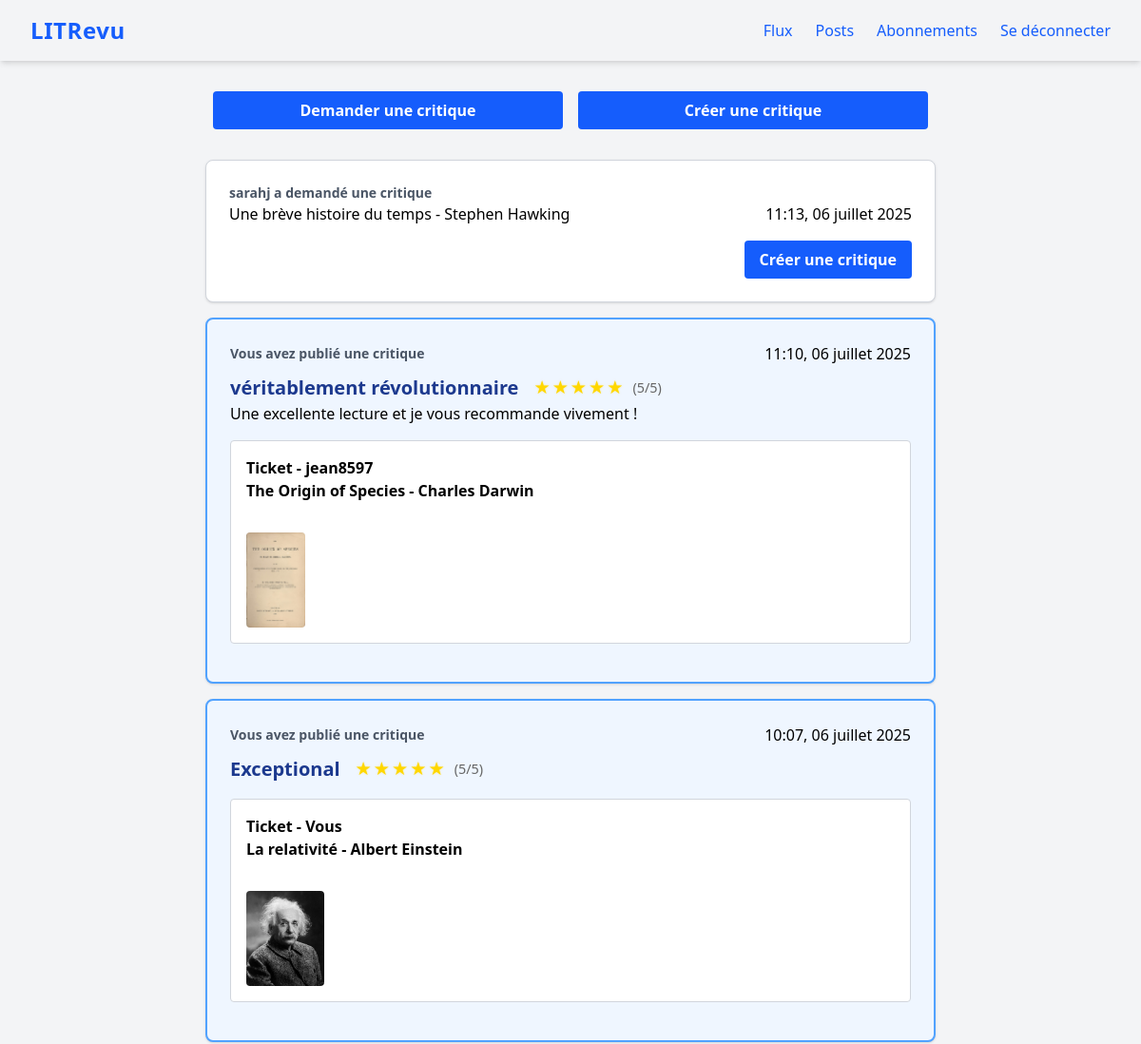
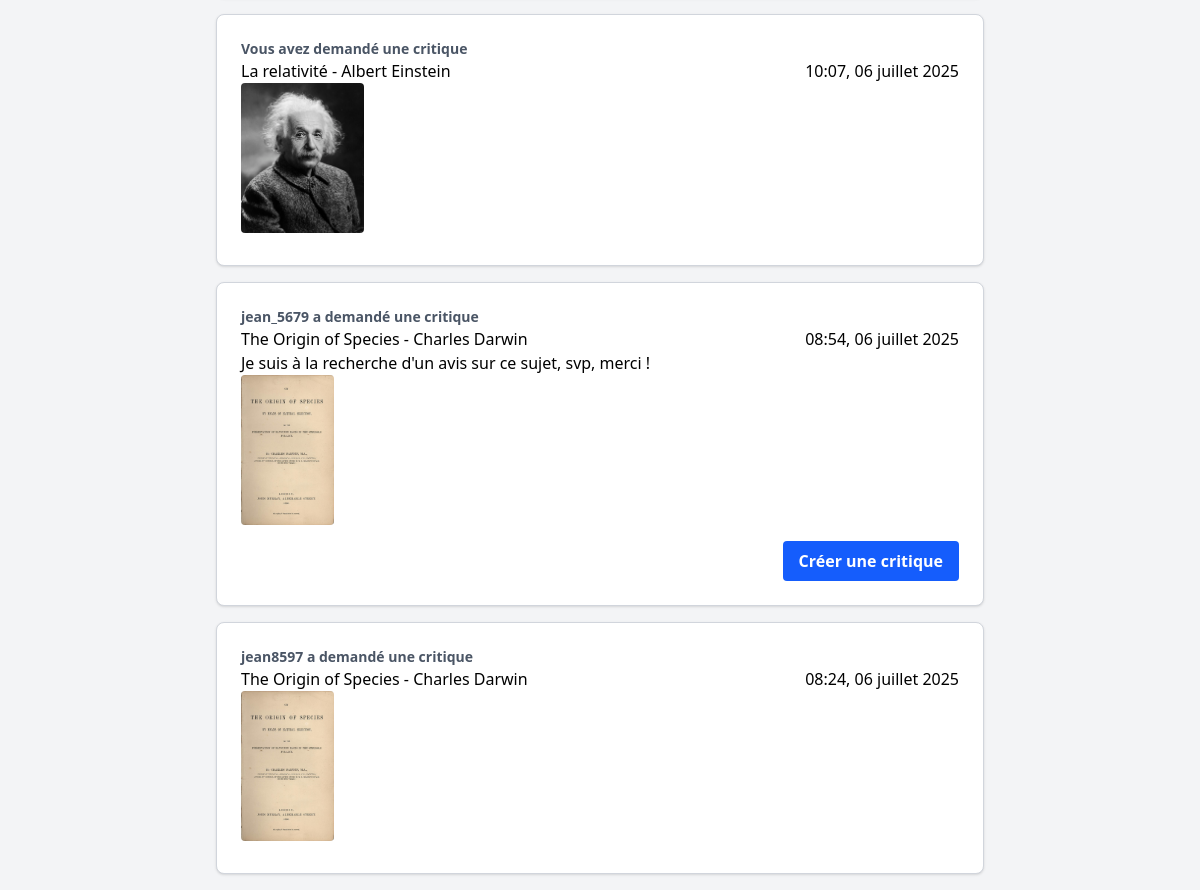
Page /flux/ (signed in) on the committed database (2 pictures, top to bottom).
### review/models.py (models this page shows, shortened)
class Ticket(models.Model):
    title = models.CharField(max_length=128)
    description = models.CharField(max_length=2048, blank=True)
    user = models.ForeignKey(
        to=settings.AUTH_USER_MODEL, on_delete=models.CASCADE)
    image = models.ImageField(blank=True, null=True)
    created = models.DateTimeField(default=timezone.now)

class Review(models.Model):
    ticket = models.ForeignKey(
        to=Ticket,
        related_name="reviews",
        on_delete=models.CASCADE
    )
    rating = models.IntegerField(
        validators=[MinValueValidator(0), MaxValueValidator(5)])
    headline = models.CharField(max_length=128)
    body = models.CharField(max_length=8192, blank=True)
    user = models.ForeignKey(
        to=settings.AUTH_USER_MODEL, on_delete=models.CASCADE)
    created = models.DateTimeField(auto_now_add=True)

### authentication/models.py (models this page shows)
class User(AbstractUser):
    follows = models.ManyToManyField(
        'self',
        symmetrical=False,
        verbose_name='suit'
    )

### review/views.py (the view)
# urls.py: path('flux/', review.views.flux, name='flux'),
@login_required
def flux(request):
    followed_users = models.UserFollows.objects.filter(
        user=request.user
    ).values_list('followed_user', flat=True)
    users_to_show = list(followed_users) + [request.user.id]
    reviews_for_tickets = models.Review.objects.filter(ticket=OuterRef('pk'))
    tickets = models.Ticket.objects.filter(
        user__id__in=users_to_show
    ).annotate(
        post_type=Value('ticket', output_field=CharField()),
        has_review=Exists(reviews_for_tickets)
    )
    reviews = models.Review.objects.filter(
        user__id__in=users_to_show
    ).annotate(
        post_type=Value('review', output_field=CharField())
    )
    user_tickets = models.Ticket.objects.filter(user=request.user)
    reviews_on_user_tickets = models.Review.objects.filter(
        ticket__in=user_tickets
    ).annotate(
        post_type=Value('review', output_field=CharField())
    )
    reviews = reviews | reviews_on_user_tickets
    flux = sorted(
        list(tickets) + list(reviews),
        key=lambda obj: obj.created,
        reverse=True
    )
    return render(request, 'review/flux.html', context={'flux': flux}, )

### review/templatetags/review_extras.py (called while the page is built)
@register.inclusion_tag('review/_stars.html')
def display_stars(rating):
    return {'rating': rating}

### review/templates/review/flux.html (shortened to what this page needs)
{% extends 'base.html' %}
{% load review_extras %}
{% block content %}
    <div class="flex gap-4 items-center mb-8 w-full px-2">
        <a href="{% url 'ticket-create' %}" class="flex-1 mx-6">
            <button type="button" class="w-full bg-blue-600 text-white px-4 py-2 rounded hover:bg-blue-700 font-semibold transition">Demander une critique</button>
        </a>
        <a href="{% url 'review-create' %}" class="flex-1 mx-6">
            <button type="button" class="w-full bg-blue-600 text-white px-4 py-2 rounded hover:bg-blue-700 font-semibold transition">Créer une critique</button>
        </a>
    </div>
    <div class="grid-container">
        {% for post in flux %}
            {% if post.post_type == 'review' %}
                <div class="border-2 border-blue-400 bg-blue-50 rounded-lg shadow p-6 mb-4">
                    <div class="flex justify-between items-center">
                        <p class="text-sm text-gray-600 font-semibold">{% if post.user == user %}Vous avez publié une critique{% else %}{{ post.user }} a publié une critique{% endif %}</p>
                        <p class="text-right mb-0">{{ post.created|date:"H:i, d F Y" }}</p>
                    </div>
                    <div class="flex items-baseline mt-2 gap-4">
                        <h3 class="font-bold text-lg text-blue-900">{{ post.headline }}</h3>
                        <div class="rating-display">
                            {% display_stars post.rating %}
                        </div>
                    </div>
                    <p class="mb-2">{{ post.body }}</p>
                    <div class="border border-gray-300 bg-white rounded p-4 my-4">
                        <span class="font-semibold">Ticket - {% if post.ticket.user == user %}Vous{% else %}{{ post.ticket.user }}{% endif %}</span><br>
                        <span class="font-bold">{{ post.ticket.title }}</span><br>
                        {% if post.ticket.image %}<br>
                            <img src="{{ post.ticket.image.url }}" alt="Image du ticket {{ post.ticket.title }}" class="max-w-[100px] max-h-[100px] rounded mt-2" />
                        {% endif %}
                    </div>
                </div>
            {% elif post.post_type == 'ticket' %}
                <div class="bg-white rounded-lg shadow p-6 mb-4 border border-gray-300">
                    <p class="text-sm text-gray-600 font-semibold">{% if post.user == user %}Vous avez demandé une critique{% else %}{{ post.user }} a demandé une critique{% endif %}</p>
                    {% include "review/_ticket.html" %}
                    {% if not post.has_review %}
                        <div class="button-container-right">
                            <a href="{% url 'review-create-for-ticket' post.id %}">
                                <button type="button" class="bg-blue-600 text-white px-4 py-2 rounded hover:bg-blue-700 font-semibold transition">Créer une critique</button>
                            </a>
                        </div>
                    {% endif %}
                </div>
            {% endif %}
        {% endfor %}
    </div>
{% endblock content %}

### review/templates/review/_ticket.html
<div class="ticket">
    <div class="flex justify-between items-center">
        <h4 class="mb-0">{{ post.title }}</h4>
        <p class="text-right mb-0">{{ post.created|date:"H:i, d F Y" }}</p>
    </div>
    <p>{{ post.description }}</p>
    {% if post.image %}
        <img src="{{ post.image.url }}" alt="Image du ticket {{ post.title }}" class="max-w-[150px] max-h-[150px] rounded mb-2" />
    {% endif %}
</div>

### review/templates/review/_stars.html
<div class="rating-display">
    {% for i in "12345" %}
        {% if forloop.counter <= rating %}
            <span class="star filled">★</span>
        {% else %}
            <span class="star empty">☆</span>
        {% endif %}
    {% endfor %}
    <span class="rating-text">({{ rating }}/5)</span>
</div>

### review/static/review/css/styles.css (style rules this page uses)
.rating-display { display: inline-flex; align-items: center; gap: 2px; }
h3 { font-size: 1.25rem !important; font-weight: 700 !important; }
.button-container-right { display: flex !important; justify-content: flex-end !important; gap: 0.5rem !important; margin-top: 1rem !important; width: 100% !important; }
.button-container-right a { text-decoration: none !important; }
.star { font-size: 1.2em; cursor: default; transition: color 0.2s ease; }
.star.filled, .star.star-filled { color: #ffd700; text-shadow: 0 0 2px rgba(255, 215, 0, 0.5); }
.rating-text { margin-left: 8px; font-size: 0.9em; color: #666; }

### rows in the picture
Ticket: user "sarahj", title "Une brève histoire du temps - Stephen Hawking", created "11:13, 06 juillet 2025", shows "Créer une critique"
Review: shows "Vous avez publié une critique", created "11:10, 06 juillet 2025", headline "véritablement révolutionnaire", rating "5", body "Une excellente lecture et je vous recommande vivement !", ticket.user "jean8597", ticket "The Origin of Species - Charles Darwin", ticket.image (picture)
Review: shows "Vous avez publié une critique", created "10:07, 06 juillet 2025", headline "Exceptional", rating "5", ticket "La relativité - Albert Einstein", ticket.image (picture)
Ticket: shows "Vous avez demandé une critique", title "La relativité - Albert Einstein", created "10:07, 06 juillet 2025", image (picture)
Ticket: user "jean_5679", title "The Origin of Species - Charles Darwin", created "08:54, 06 juillet 2025", description "Je suis à la recherche d'un avis sur ce sujet, svp, merci !", image (picture), shows "Créer une critique"
Ticket: user "jean8597", title "The Origin of Species - Charles Darwin", created "08:24, 06 juillet 2025", image (picture)
